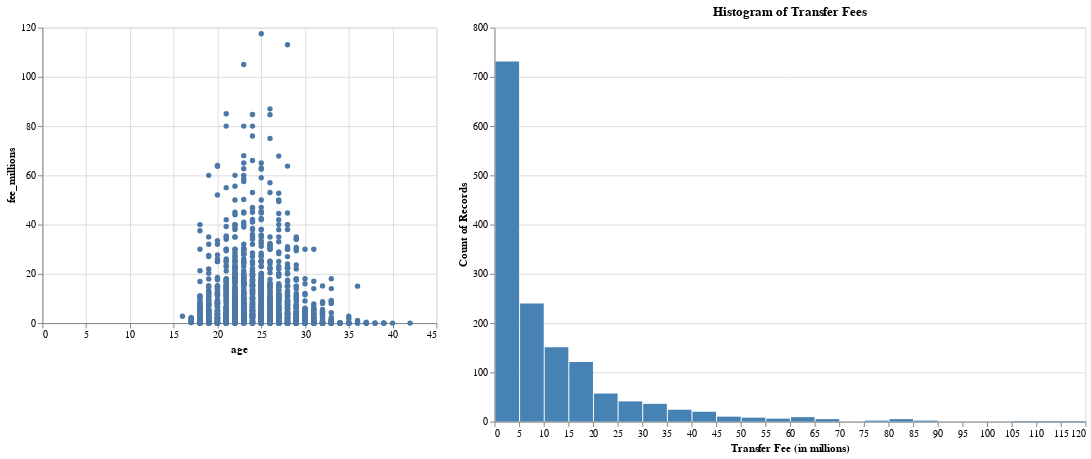

Notebook source saved alongside this figure:
### Code cell
dropdown = alt.binding_select (options=data["season"].unique(), name="Select season:")

selection = alt.selection(type="single", fields=["age"], on = 'mouseover')
selection2 = alt.selection(type="single", fields=["season"], bind=dropdown)

overview = alt.Chart(data).mark_circle().encode(
    x = "age",
    y    = "fee_millions",
   
    
    tooltip=["player_name", "club_name"],
    opacity=alt.condition(selection,alt.value(1),alt.value(.05))
).add_selection(selection).add_selection(selection2)

detail = histogram = alt.Chart(data).mark_bar().encode(
    x=alt.X('fee_millions:Q', bin=alt.Bin(step=5), title='Transfer Fee (in millions)'),
    y='count():Q',
    color=alt.value('steelblue')
).properties(
    width=600,
    height=400,
    title=
        "Histogram of Transfer Fees"
        
    
).transform_filter(selection).transform_filter(selection2)

overview | detail

### Figure 1 — Vega-Lite specification as saved in the notebook (floating-point values rounded to 4 significant figures; data arrays with more than 128 entries replaced by an {"elided": "..."} marker saying what was removed)
{"config": {"view": {"continuousWidth": 400, "continuousHeight": 300}}, "hconcat": [{"mark": "circle", "encoding": {"opacity": {"condition": {"value": 1, "selection": "selector005"}, "value": 0.05}, "tooltip": [{"type": "nominal", "field": "player_name"}, {"type": "nominal", "field": "club_name"}], "x": {"type": "quantitative", "field": "age"}, "y": {"type": "quantitative", "field": "fee_millions"}}, "selection": {"selector005": {"type": "single", "fields": ["age"], "on": "mouseover"}, "selector006": {"type": "single", "fields": ["season"], "bind": {"input": "select", "options": ["2012/2013", "2013/2014", "2014/2015", "2015/2016", "2016/2017", "2017/2018", "2018/2019", "2019/2020", "2020/2021", "2021/2022"], "name": "Select season:"}}}}, {"mark": "bar", "encoding": {"color": {"value": "steelblue"}, "x": {"type": "quantitative", "bin": {"step": 5}, "field": "fee_millions", "title": "Transfer Fee (in millions)"}, "y": {"type": "quantitative", "aggregate": "count"}}, "height": 400, "title": "Histogram of Transfer Fees", "transform": [{"filter": {"selection": "selector005"}}, {"filter": {"selection": "selector006"}}], "width": 600}], "data": {"name": "data-68f8b316ed6ffbb810804ac9f3eea8ef"}, "$schema": "https://vega.github.io/schema/vega-lite/v4.8.1.json", "datasets": {"data-68f8b316ed6ffbb810804ac9f3eea8ef": {"elided": "1471 records"}}}
